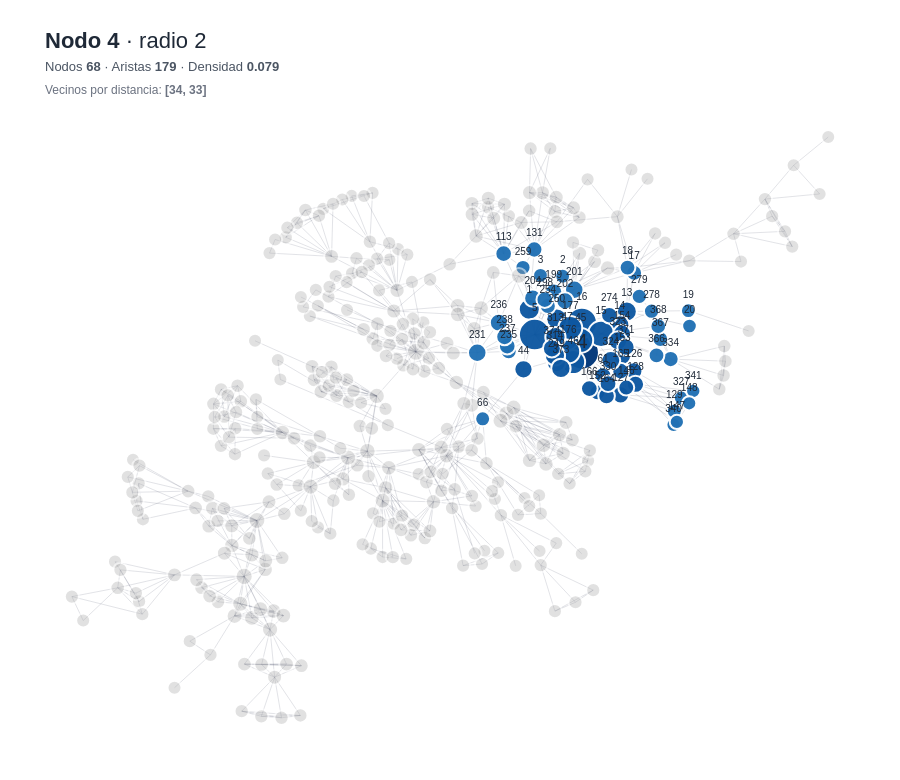

The cell this chart's notebook holds for it:
### Code cell
maxpos_node, maxpos_val = max(katz_centralidades.items(), key=lambda kv: kv[1])
_ = plot_ego(G1, center=maxpos_node, metrics=metrics, metric="Katz", max_radius_user=6)

### Figure 1 — Plotly figure (JSON) as saved in the notebook; plotly's stock layout.template omitted (floating-point values rounded to 4 significant figures; data arrays with more than 128 entries replaced by an {"elided": "..."} marker saying what was removed)
{"data": [{"hoverinfo": "none", "line": {"color": "rgba(70,80,100,0.20)", "width": 0.8}, "mode": "lines", "showlegend": false, "type": "scatter", "x": {"elided": "2742 float values"}, "y": {"elided": "2742 float values"}}, {"hoverinfo": "text", "hovertext": {"elided": "379 str values"}, "marker": {"color": {"elided": "379 str values"}, "line": {"color": "white", "width": 2}, "opacity": {"elided": "379 float values"}, "size": {"elided": "379 float values"}}, "mode": "markers+text", "showlegend": false, "text": {"elided": "379 str values"}, "textfont": {"color": "#1F2937", "family": "Helvetica", "size": 10}, "textposition": "top center", "type": "scatter", "x": {"elided": "379 float values"}, "y": {"elided": "379 float values"}}, {"hoverinfo": "skip", "mode": "text", "showlegend": false, "text": ["4"], "textfont": {"color": "#1F2937", "family": "Helvetica", "size": 20}, "textposition": "top center", "type": "scatter", "x": [0.383], "y": [0.1459]}], "layout": {"dragmode": "pan", "font": {"color": "#1F2937", "family": "Helvetica", "size": 13}, "height": 780, "margin": {"b": 20, "l": 20, "r": 20, "t": 95}, "paper_bgcolor": "#FFFFFF", "plot_bgcolor": "#FFFFFF", "title": {"text": "<span style='font-size:22px; font-family:Helvetica; color:#1F2937;'><b>Nodo 4</b> · radio 2</span><br><span style='font-size:13px; color:#4B5563;'>Nodos <b>68</b> · Aristas <b>179</b> · Densidad <b>0.079</b></span><br><span style='font-size:12px; color:#6B7280;'>Vecinos por distancia: <b>[34, 33]</b></span>"}, "xaxis": {"visible": false}, "yaxis": {"visible": false}}}
